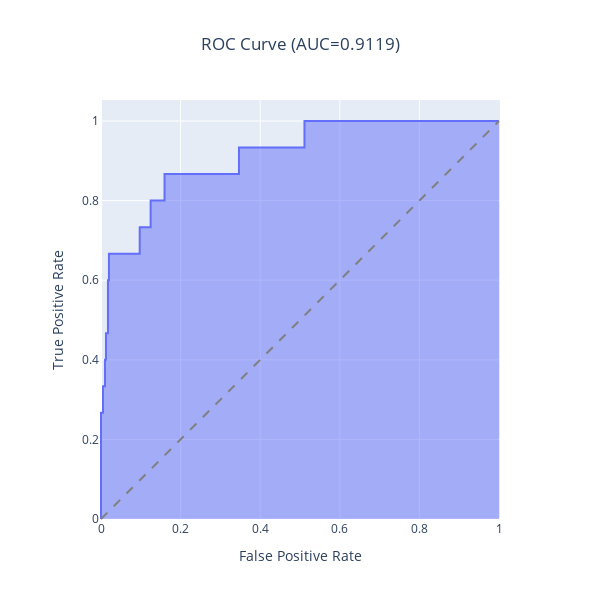

Notebook cell for this chart:
### Code cell
from eppi_text_classification.predict import predict_probabilities
from eppi_text_classification.plotly_roc import plotly_roc

y_test_pred_probs = predict_probabilities(model, X_test)
plotly_roc(y_test, y_test_pred_probs)

### Figure 1 — Plotly figure (JSON) as saved in the notebook; plotly's stock layout.template omitted (floating-point values rounded to 4 significant figures)
{"data": [{"customdata": [["inf"], ["0.9995"], ["0.9994"], ["0.9869"], ["0.9469"], ["0.7209"], ["0.4992"], ["0.4987"], ["0.4971"], ["0.1959"], ["0.1519"], ["0.1315"], ["0.1253"], ["0.009851"], ["0.009745"], ["0.005665"], ["0.005319"], ["0.002441"], ["0.00238"], ["0.0003368"], ["0.0003307"], ["9.794e-05"], ["9.732e-05"], ["8.687e-05"], ["8.453e-05"], ["2.957e-05"], ["2.892e-05"], ["1.804e-05"], ["1.789e-05"], ["1.061e-05"], ["1.039e-05"], ["7.001e-06"], ["6.425e-06"], ["6.401e-06"], ["1.191e-06"]], "fillpattern": {"shape": ""}, "hovertemplate": "False Positive Rate=%{x}<br>True Positive Rate=%{y}<br>Threshold=%{customdata[0]}<extra></extra>", "legendgroup": "", "line": {"color": "#636efa"}, "marker": {"symbol": "circle"}, "mode": "lines", "name": "", "orientation": "v", "showlegend": false, "stackgroup": "1", "type": "scatter", "x": [0, 0, 0, 0.004988, 0.004988, 0.009975, 0.009975, 0.01247, 0.01247, 0.01746, 0.01746, 0.01995, 0.01995, 0.09726, 0.09726, 0.1247, 0.1247, 0.1596, 0.1596, 0.3466, 0.3466, 0.5112, 0.5112, 0.5237, 0.5287, 0.6833, 0.6883, 0.7481, 0.7606, 0.8379, 0.8429, 0.8828, 0.9476, 0.9526, 1], "xaxis": "x", "y": [0, 0.2, 0.2667, 0.2667, 0.3333, 0.3333, 0.4, 0.4, 0.4667, 0.4667, 0.6, 0.6, 0.6667, 0.6667, 0.7333, 0.7333, 0.8, 0.8, 0.8667, 0.8667, 0.9333, 0.9333, 1, 1, 1, 1, 1, 1, 1, 1, 1, 1, 1, 1, 1], "yaxis": "y"}], "layout": {"height": 600, "legend": {"tracegroupgap": 0}, "shapes": [{"line": {"color": "grey", "dash": "dash"}, "type": "line", "x0": 0, "x1": 1, "y0": 0, "y1": 1}], "title": {"text": "ROC Curve (AUC=0.9119)", "x": 0.5, "xanchor": "center"}, "width": 600, "xaxis": {"anchor": "y", "constrain": "domain", "domain": [0, 1], "title": {"text": "False Positive Rate"}}, "yaxis": {"anchor": "x", "domain": [0, 1], "scaleanchor": "x", "scaleratio": 1, "title": {"text": "True Positive Rate"}}}}
